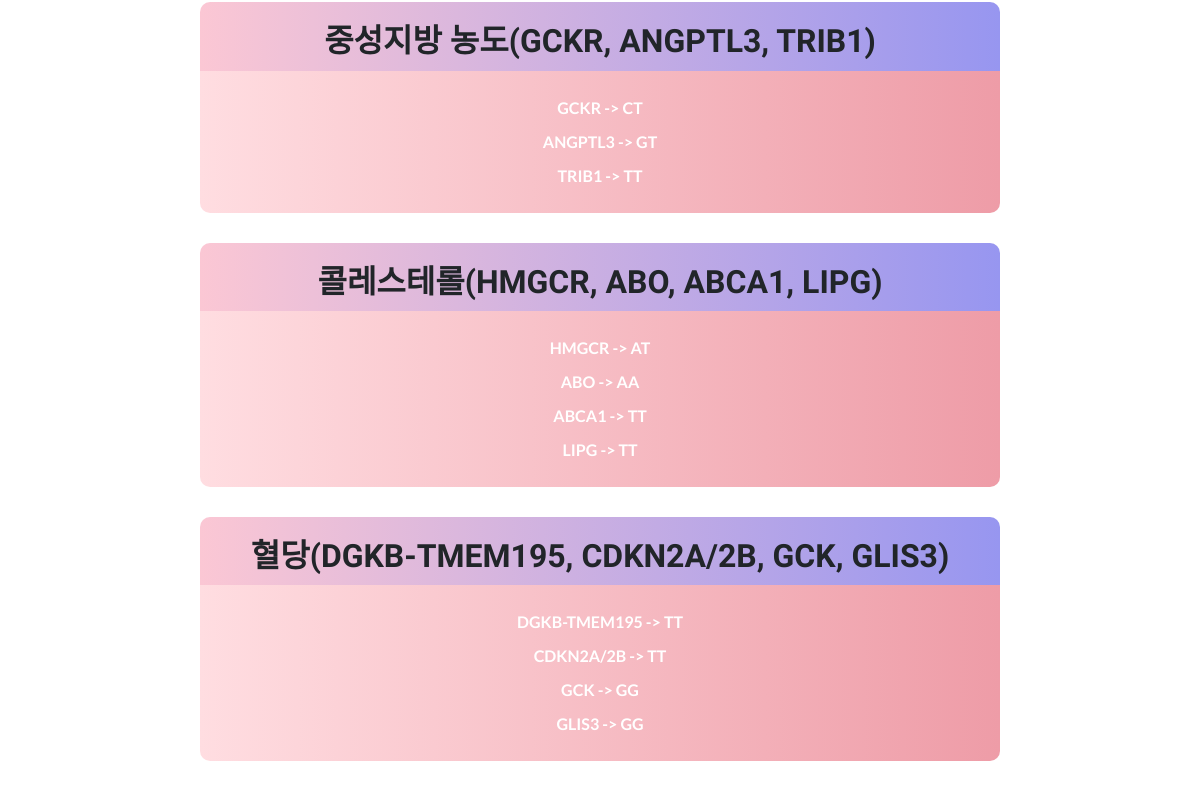
/mypage/properties/gene_confirm/1 (signed in, middle part), run on an earlier commit of the app's database.
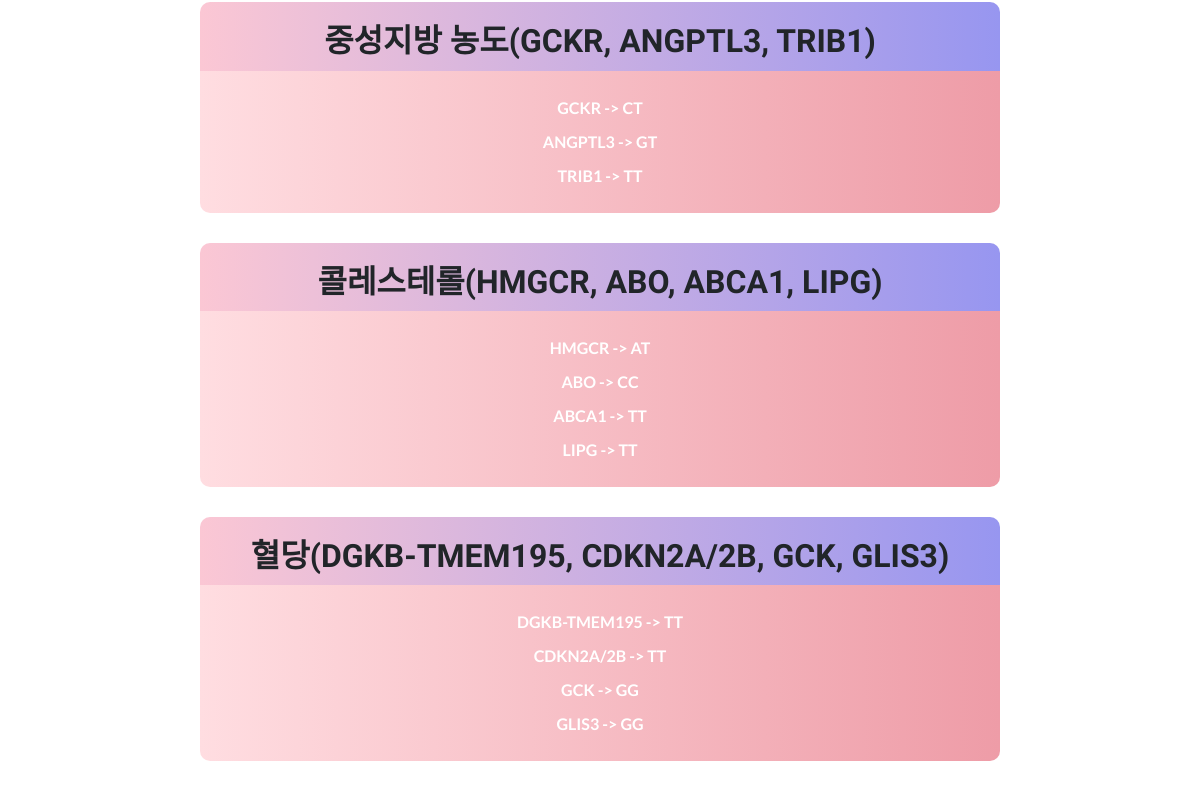
And on a later commit of the database.
### Gene/models.py (models this page shows, shortened)
class User(AbstractUser):
    nickname = models.CharField(max_length=20, unique=True, null=True,
                                validators=[validate_no_special_characters])
    intro = models.TextField(null=True)
    profile_picture = models.ImageField(upload_to="profile_pics", default="default_profile_pic.jpg")
    goals = models.TextField(null=True)
    rating_FTO = [
        (1, 'TT'),
        (2, 'TA'),
        (3, 'AA')
    ]
    FTO_gene = models.IntegerField(choices=rating_FTO, default=None, null=True)
    rating_MC4R = [
        (1, 'TT'),
        (2, 'TC'),
        (3, 'CC')
    ]
    MC4R_gene = models.IntegerField(choices=rating_MC4R, default=None, null=True)
    rating_BDNF = [
        (1, 'AA'),
        (2, 'AG'),
        (3, 'GG')
    ]
    BDNF_gene = models.IntegerField(choices=rating_BDNF, default=None, null=True)
    rating_OCA2=[
        (1, 'TT'),
        (2, 'TC'),
        (3, 'CC')
    ]
    OCA2_gene = models.IntegerField(choices=rating_OCA2, null=True, default=None)
    rating_MC1R = [
        (1, 'GG'),
        (2, 'GA'),
        (3, 'AA')
    ]
    MC1R_gene = models.IntegerField(choices=rating_MC1R, null=True, default=None)
    rating_chr20p11_1 = [
        (1, 'GG'),
        (2, 'GA'),
        (3, 'AA')
    ]
    chr20p11_1 = models.IntegerField(choices=rating_chr20p11_1, null=True, default=None)
    rating_chr20p11_2 = [
        (1, 'CC'),
        (2, 'CT'),
        (3, 'TT')
    ]
    chr20p11_2 = models.IntegerField(choices=rating_chr20p11_2, null=True, default=None)
    rating_IL2RA = [
        (1, 'TT'),
        (2, 'TC'),
        (3, 'CC')
    ]
    IL2RA = models.IntegerField(choices=rating_IL2RA, null=True, default=None)
    rating_HLA_DQB1 = [
        (1, 'AA'),
        (2, 'AG'),
        (3, 'GG')
    ]
    HLA_DQB1 = models.IntegerField(choices=rating_HLA_DQB1, null=True, default=None)
    rating_EDAR = [
        (1, 'GG'),
        (2, 'GA'),
        (3, 'AA')
    ]
    EDAR = models.IntegerField(choices=rating_EDAR, null=True, default=None)
    rating_AGER_1 = [
        (1, 'CC'),
        (2, 'CT'),
        (3, 'TT')
    ]
    AGER_1 = models.IntegerField(choices=rating_AGER_1, null=True, default=None)
    rating_AGER_2 = [
        (1, 'GG'),
        (2, 'GA'),
        (3, 'AA')
    ]
    AGER_2 = models.IntegerField(choices=rating_AGER_2, null=True, default=None)
    rating_GCKR = [
        (1, 'CC'),
        (2, 'CT'),
        (3, 'TT')
    ]
    GCKR = models.IntegerField(choices=rating_GCKR, null=True, default=None)
    rating_ANGPTL3 = [
        (1, 'GG'),
        (2, 'GT'),
        (3, 'TT')
    ]
    ANGPTL3 = models.IntegerField(choices=rating_ANGPTL3, null=True, default=None)
    rating_TRIB1 = [
        (1, 'TT'),
        (2, 'TA'),
        (3, 'AA')
    ]
    TRIB1 = models.IntegerField(choices=rating_TRIB1, null=True, default=None)
    rating_HMGCR = [
        (1, 'AA'),
        (2, 'AT'),
        (3, 'TT')
    ]
    HMGCR = models.IntegerField(choices=rating_HMGCR, null=True, default=None)
    rating_ABO = [
        (1, 'CC'),
        (2, 'CA'),
        (3, 'AA')
    ]
    ABO = models.IntegerField(choices=rating_ABO, null=True, default=None)
    rating_LIPG = [
        (1, 'TT'),
        (2, 'TG'),
        (3, 'GG')
    ]
    LIPG = models.IntegerField(choices=rating_LIPG, null=True, default=None)
    rating_DGKB_TMEM195 = [
        (1, 'GG'),
        (2, 'GT'),
        (3, 'TT')
    ]
    DGKB_TMEM195 = models.IntegerField(choices=rating_DGKB_TMEM195, null=True, default=None)
    rating_CDKN2A_2B = [
        (1, 'CC'),
        (2, 'CT'),
        (3, 'TT')
    ]
    CDKN2A_2B = models.IntegerField(choices=rating_CDKN2A_2B, null=True, default=None)
    rating_GCK = [
        (1, 'GG'),
        (2, 'GA'),
        (3, 'AA')
    ]
    GCK = models.IntegerField(choices=rating_GCK, null=True, default=None)
    rating_GLIS3 = [
        (1, 'GG'),
        (2, 'GA'),
        (3, 'AA')
    ]
    GLIS3 = models.IntegerField(choices=rating_GLIS3, null=True, default=None)
    rating_GUCY1A3 = [
        (1, 'AA'),
        (2, 'AC'),
        (3, 'CC')
    ]
    GUCY1A3 = models.IntegerField(choices=rating_GUCY1A3, null=True, default=None)
    rating_ABCA1 = [
        (1, 'CC'),
        (2, 'CT'),
        (3, 'TT')
    ]
    ABCA1 = models.IntegerField(choices=rating_ABCA1, null=True, default=None)
    rating_FGF5 = [
        (1, 'AA'),
        (2, 'AT'),
        (3, 'TT')
    ]
    FGF5 = models.IntegerField(choices=rating_FGF5, null=True, default=None)
    rating_ATP2B1 = [
        (1, 'AA'),
        (2, 'AG'),
        (3, 'GG')
    ]
    ATP2B1 = models.IntegerField(choices=rating_ATP2B1, null=True, default=None)
    rating_NPR3 = [
        (1, 'AA'),
        (2, 'AG'),
        (3, 'GG')
    ]
    NPR3 = models.IntegerField(choices=rating_NPR3, null=True, default=None)
    rating_CYP17A1 = [
        (1, 'GG'),
        (2, 'GA'),
        (3, 'AA')
    ]
    CYP17A1 = models.IntegerField(choices=rating_CYP17A1, null=True, default=None)
    rating_SLC23A1_1 = [
        (1, 'CC'),
        (2, 'CT'),
        (3, 'TT')
    ]
    SLC23A1_1 = models.IntegerField(choices=rating_SLC23A1_1, null=True, default=None)
    rating_SLC23A1_2 = [
        (1, 'AA'),
        (2, 'AG'),
        (3, 'GG')
    ]
    SLC23A1_2 = models.IntegerField(choices=rating_SLC23A1_2, null=True, default=None)
    rating_CYP1A1_CYP1A2 = [
        (1, 'AA'),
        (2, 'AC'),
        (3, 'CC')
    ]
    CYP1A1_CYP1A2 = models.IntegerField(choices=rating_CYP1A1_CYP1A2, null=True, default=None)
    rating_AHR = [
        (1, 'CC'),
        (2, 'CT'),
        (3, 'TT')
    ]
    AHR = models.IntegerField(choices=rating_AHR, null=True, default=None)

### Gene/views.py (the view)
# urls.py: path('mypage/properties/gene_confirm/<int:user_id>', views.gene_confirm, name='gene_confirm'),
def gene_confirm(request, user_id):
    return render(request, 'Gene_register/gene_confirm.html')

### Gene/templates/Gene_register/gene_confirm.html (shortened to what this page needs)
{% extends 'gene_base/base.html' %}
{% load static %}
{% block content %}
    <h2 class="gene_confirm_factor">
        중성지방 농도(GCKR, ANGPTL3, TRIB1)
    </h2>
    <div class="gene_confirm_resultArea">
        <p id="effect">GCKR -> {{user.get_GCKR_display}}</p>
        <p id="effect">ANGPTL3 -> {{user.get_ANGPTL3_display}}</p>
        <p id="effect">TRIB1 -> {{user.get_TRIB1_display}}</p>
    </div>
    <h2 class="gene_confirm_factor">
        콜레스테롤(HMGCR, ABO, ABCA1, LIPG)
    </h2>
    <div class="gene_confirm_resultArea">
        <p id="effect">HMGCR -> {{user.get_HMGCR_display}}</p>
        <p id="effect">ABO -> {{user.get_ABO_display}}</p>
        <P id="effect">ABCA1 -> {{user.get_ABCA1_display}}</P>
        <P id="effect">LIPG -> {{user.get_LIPG_display}}</P>
    </div>
    <h2 class="gene_confirm_factor">
        혈당(DGKB-TMEM195, CDKN2A/2B, GCK, GLIS3)
    </h2>
    <div class="gene_confirm_resultArea">
        <p id="effect">DGKB-TMEM195 -> {{user.get_DGKB_TMEM195_display}}</p>
        <p id="effect">CDKN2A/2B -> {{user.get_CDKN2A_2B_display}}</p>
        <p id="effect">GCK -> {{user.get_GCK_display}}</p>
        <p id="effect">GLIS3 -> {{user.get_GLIS3_display}}</p>
    </div>
{% endblock content %}

What changed in the data, as far as the page shows it:
changed User "CT": ABO "AA" → "CC"
